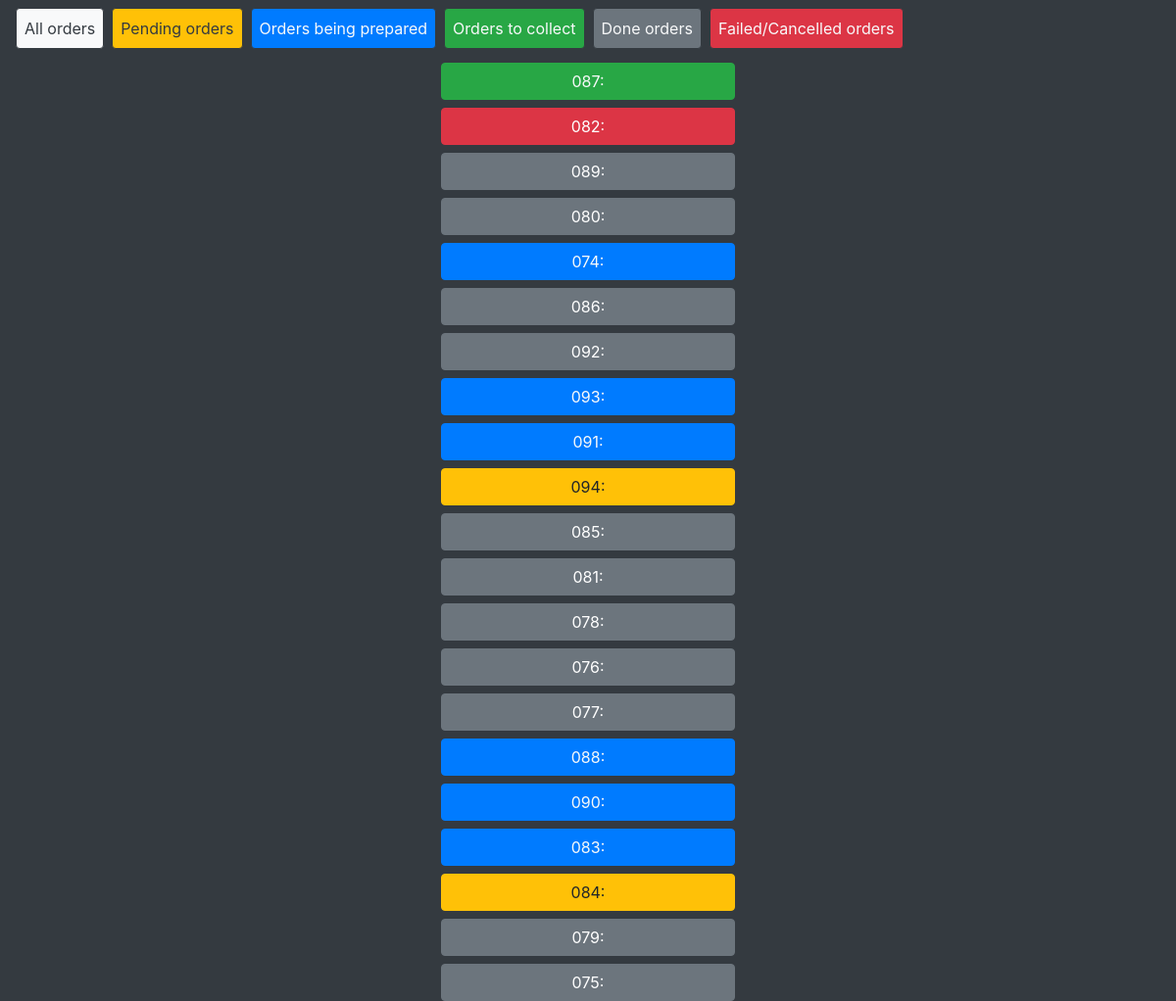
Before: /ordersys/manage_orders/ (signed in) with the older database file.
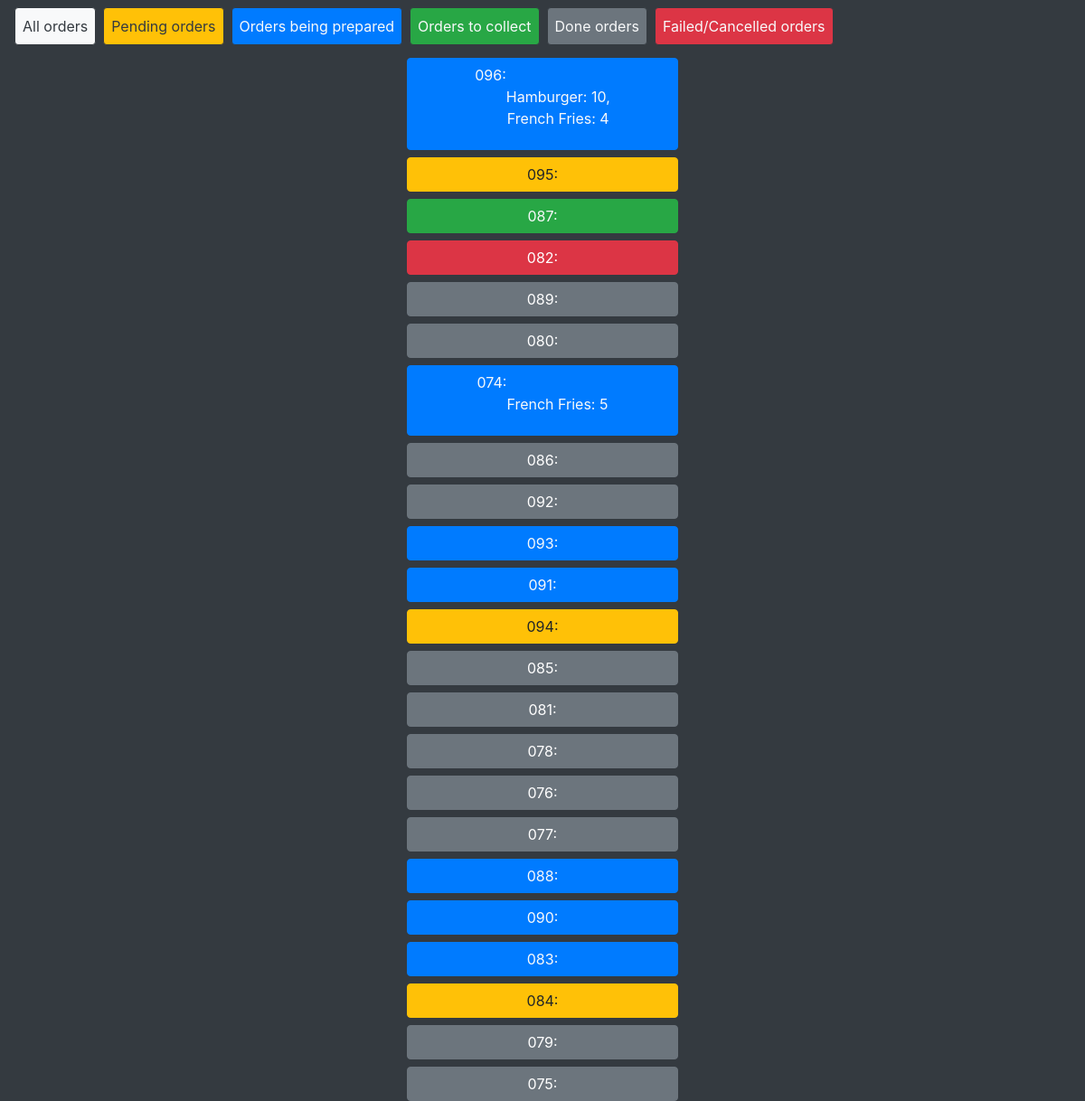
After: the same page with the newer database file.
### ordersys/models.py (models this page shows, shortened)
class Order(models.Model):
    ordered_items = models.ManyToManyField(Product, through='ProductAmount')
    date_ordered = models.DateTimeField("Ordered", auto_now=True)
    status = models.CharField(max_length=12, default="Pending")
    cost = models.DecimalField(max_digits=8, decimal_places=2, default=0)
    def print_ordered_items_products_amounts(self):
        end = ''
        for product_amount in ProductAmount.objects.filter(order=self):
            end += '\n{}: {}, '.format(product_amount.product.name, product_amount.amount)
        return end[:-2]
    def define_shown_id(self):
        if self.id<10:
            return '00{}'.format(self.id)
        elif self.id<100:
            return '0{}'.format(self.id)
        elif self.id<1000:
            return str(self.id)
        else:
            return str(self.id)[-3:]
    def __str__(self):
        return self.define_shown_id()

class ProductAmount(models.Model):
    order = models.ForeignKey(Order, on_delete=models.CASCADE)
    product = models.ForeignKey(Product, on_delete=models.CASCADE)
    amount = models.PositiveIntegerField()

class Product(models.Model):
    name = models.CharField(max_length=32)
    recipe = models.ManyToManyField(Ingredient, through='IngredientAmount')
    cost = models.DecimalField(max_digits=5, decimal_places=2, default=0)

### ordersys/views.py (the view)
# urls.py: path('manage_orders/', views.ManageOrdersView.as_view(), name='manage_orders'),
class ManageOrdersView(LoginRequiredMixin, generic.ListView):
    login_url = '/ordersys/login/'
    template_name = 'ordersys/manage_orders.html'
    model = Order
    context_object_name = 'orders_list'
    def get_queryset(self):
        return Order.objects.order_by('-date_ordered')

### ordersys/templates/ordersys/manage_orders.html
{% extends 'ordersys/base.html'%}
{% block content %}
    {% if orders_list %}
        {% for order in orders_list %}
            {% if order.status == "Pending" %}
                <form action="{% url 'ordersys:order_details' order.id%}" method="get" class="d-flex justify-content-center">
                    <button type="submit" class="btn btn-warning w-25 d-flex mt-2 mb-0 justify-content-center">{{order}}:{{order.print_ordered_items_products_amounts|linebreaks}}</button>
                </form>
            {% elif order.status == "Prepare" %}
                <form action="{% url 'ordersys:order_details' order.id%}" method="get" class="d-flex justify-content-center">
                    <button type="submit" class="btn btn-primary w-25 d-flex mt-2 mb-0 justify-content-center text-light">{{order}}:{{order.print_ordered_items_products_amounts|linebreaks}}</button>
                </form>
            {% elif order.status == "Collect" %}
                <form action="{% url 'ordersys:order_details' order.id%}" method="get" class="d-flex justify-content-center">
                    <button type="submit" class="btn btn-success w-25 d-flex mt-2 mb-0 justify-content-center text-light">{{order}}:{{order.print_ordered_items_products_amounts|linebreaks}}</button>
                </form>
            {% elif order.status == "Done" %}
                <form action="{% url 'ordersys:order_details' order.id%}" method="get" class="d-flex justify-content-center">
                    <button type="submit" class="btn btn-secondary w-25 d-flex mt-2 mb-0 justify-content-center">{{order}}:{{order.print_ordered_items_products_amounts|linebreaks}}</button>
                </form>
            {% else %}
                <form action="{% url 'ordersys:order_details' order.id%}" method="get" class="d-flex justify-content-center">
                    <button type="submit" class="btn btn-danger w-25 d-flex mt-2 mb-0 justify-content-center">{{order}}:{{order.print_ordered_items_products_amounts|linebreaks}}</button>
                </form>
            {% endif %}
        {% endfor %}
    {% endif %}
{% endblock %}

Changed rows visible on the page:
added Order: id "096", print_ordered_items_products_amounts "Hamburger: 10, French Fries: 4"
added Order: id "095"
shown differently, row unchanged: Order: print_ordered_items_products_amounts (not shown) → "French Fries: 5"
